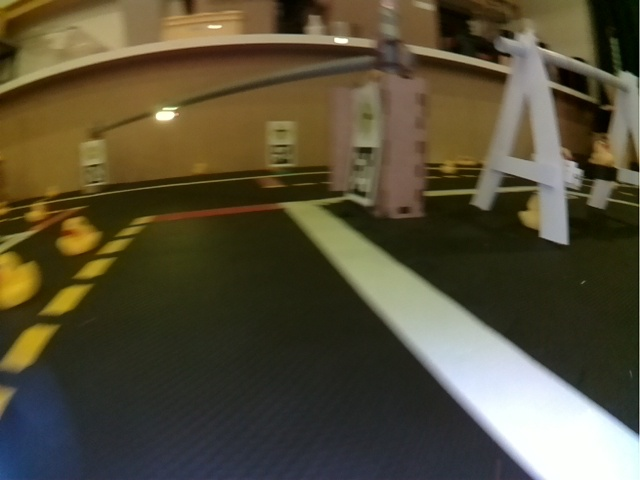
#> input picture tradMethod_edoardo/test_images/b_BR_1_educk_frame00027.jpg, 640 x 480 px; its folder holds only this picture in this run
$ python main.py
#> lines starting #> are read from the running program, lines starting #| are printed output that depends on the picture; after the words box and inside, x2 and y2 are one past the last pixel; in counts of white or black regions, pixels touching at a corner belong together
### tradMethod_edoardo/line_detector_DT.py
import cv2
import numpy as np
from collections import namedtuple

class LineDetectorHSV:
    """ LineDetectorHSV """

    def __init__(self):
        # Images to be processed
        self.bgr = np.empty(0)
        self.hsv = np.empty(0)
        self.edges = np.empty(0)

        self.dilation_kernel_size = 5
        self.canny_thresholds = np.array([80, 200])

        self.hough_threshold = 2
        self.hough_min_line_length = 3
        self.hough_max_line_gap = 1

        self.hsv_white1 =  np.array([0,0,150])
        self.hsv_white2 = np.array([250,100,255])
        self.hsv_yellow1 = np.array([25,140,100])
        self.hsv_yellow2 = np.array([45,255,255])
        self.hsv_red1 = np.array([0,140,100])
        self.hsv_red2 = np.array([15,255,255])
        self.hsv_red3 = np.array([165,140,100])
        self.hsv_red4 = np.array([180,255,255])

    def _colorFilter(self, color):
        # threshold colors in HSV space
        if color == 'white':
            bw = cv2.inRange(self.hsv, self.hsv_white1, self.hsv_white2)
        elif color == 'yellow':
            bw = cv2.inRange(self.hsv, self.hsv_yellow1, self.hsv_yellow2)
        elif color == 'red':
            bw1 = cv2.inRange(self.hsv, self.hsv_red1, self.hsv_red2)
            bw2 = cv2.inRange(self.hsv, self.hsv_red3, self.hsv_red4)
            bw = cv2.bitwise_or(bw1, bw2)
        else:
            raise Exception('Error: Undefined color strings...')

        # binary dilation
        kernel = cv2.getStructuringElement(cv2.MORPH_ELLIPSE,
                                           (self.dilation_kernel_size, self.dilation_kernel_size))
        bw = cv2.dilate(bw, kernel, iterations = 5)
        # refine edge for certain color
        edge_color = cv2.bitwise_and(bw, self.edges)
        # edge_color = self.edges for debugging


        return bw, edge_color

    def _findEdge(self, gray):
        edges = cv2.Canny(gray, self.canny_thresholds[0], self.canny_thresholds[1], apertureSize=3)
        return edges

    def _HoughLine(self, edge):
        lines = cv2.HoughLinesP(edge, 1, np.pi / 180, self.hough_threshold, np.empty(1),
                                self.hough_min_line_length, self.hough_max_line_gap)
        if lines is not None:
            lines = np.array(lines[:, 0])
        else:
            lines = []
        return lines

    def _checkBounds(self, val, bound):
        val[val < 0] = 0
        val[val >= bound] = bound - 1
        return val

    def _correctPixelOrdering(self, lines, normals):
        flag = ((lines[:, 2] - lines[:, 0]) * normals[:, 1] - (lines[:, 3] - lines[:, 1]) * normals[:, 0]) > 0
        for i in range(len(lines)):
            if flag[i]:
                x1, y1, x2, y2 = lines[i, :]
                lines[i, :] = [x2, y2, x1, y1]

    def _findNormal(self, bw, lines):
        normals = []
        centers = []
        if len(lines) > 0:

            length = np.sum((lines[:, 0:2] - lines[:, 2:4]) ** 2, axis=1, keepdims=True) ** 0.5 #pyt theorem
            dx = 1.* (lines[:, 3:4] - lines[:, 1:2]) / length
            dy = 1.* (lines[:, 0:1] - lines[:, 2:3]) / length

            centers = np.hstack([(lines[:, 0:1] + lines[:, 2:3]) / 2, (lines[:, 1:2] + lines[:, 3:4]) / 2]) #get centre coords
            x3 = (centers[:, 0:1] - 3.*dx).astype('int')
            y3 = (centers[:, 1:2] - 3.*dy).astype('int')
            x4 = (centers[:, 0:1] + 3.*dx).astype('int')
            y4 = (centers[:, 1:2] + 3.*dy).astype('int')
            x3 = self._checkBounds(x3, bw.shape[1])
            y3 = self._checkBounds(y3, bw.shape[0])
            x4 = self._checkBounds(x4, bw.shape[1])
            y4 = self._checkBounds(y4, bw.shape[0])
            flag_signs = (np.logical_and(bw[y3, x3] > 0, bw[y4, x4] == 0)).astype('int') * 2 - 1
            normals = np.hstack([dx, dy]) * flag_signs

            """ # Old code with lists and loop, performs 4x slower
            for cnt,line in enumerate(lines):
                x1,y1,x2,y2 = line
                dx = 1.*(y2-y1)/((x1-x2)**2+(y1-y2)**2)**0.5
                dy = 1.*(x1-x2)/((x1-x2)**2+(y1-y2)**2)**0.5
                x3 = int((x1+x2)/2. - 3.*dx)
                y3 = int((y1+y2)/2. - 3.*dy)
                x4 = int((x1+x2)/2. + 3.*dx)
                y4 = int((y1+y2)/2. + 3.*dy)
                x3 = self._checkBounds(x3, bw.shape[1])
                y3 = self._checkBounds(y3, bw.shape[0])
                x4 = self._checkBounds(x4, bw.shape[1])
                y4 = self._checkBounds(y4, bw.shape[0])
                if bw[y3,x3]>0 and bw[y4,x4]==0:
                    normals[cnt,:] = [dx, dy]
                else:
                    normals[cnt,:] = [-dx, -dy]
            """
            self._correctPixelOrdering(lines, normals)
        return centers, normals

    def detectLines(self, color):

        bw, edge_color = self._colorFilter(color)
        lines = self._HoughLine(edge_color)
        centers, normals = self._findNormal(bw, lines)

        Detections = namedtuple('Detections',
                        ['lines','normals','area','centers'])

        return Detections(lines=lines, normals=normals, area=bw, centers=centers)

    def setImage(self, bgr):

        self.bgr = np.copy(bgr)
        self.hsv = cv2.cvtColor(bgr, cv2.COLOR_BGR2HSV)
        self.edges = self._findEdge(self.bgr)

    def getImage(self):
        return self.bgr

### tradMethod_edoardo/plotter.py
import numpy as np
import cv2

__all__ = [
    'color_segment',
    'drawNormals',
    'drawLines',
    'drawNormals2',
]

# draw line segments
def drawLines(bgr, lines, paint, p1_color=(0,255,0), p2_color=(0,0,255)):
    if len(lines)>0:
        for x1,y1,x2,y2 in lines:
            cv2.line(bgr, (x1,y1), (x2,y2), paint, 2)
            if p1_color is not None:
                cv2.circle(bgr, (x1,y1), 2, p1_color)
            if p2_color is not None:
                cv2.circle(bgr, (x2,y2), 2, p2_color)
    return bgr

# draw segment normals
# [57 lines left out: functions drawNormals, drawNormals2, color_segment, not called in this run]

def plotterDET(bgr, lines, paint, centers, normals): #, area_white, area_red, area_yellow):

    bgr = drawLines(bgr, lines, paint, p1_color=(0,255,0), p2_color=(0,0,255))
    # bgr = drawNormals(bgr, lines, normals)
    # bgr = drawNormals2(bgr, centers, normals, paint)
    # bgr = color_segment(area_white, area_red, area_yellow)
    return bgr

### tradMethod_edoardo/main.py
from line_detector_DT import LineDetectorHSV
import os
import cv2
from plotter import plotterDET

def image_cutter(frame):
    cut_off_height = 160
    # print('Initial size: ')
    # print(frame.shape)
    frame = frame[cut_off_height:, :, :]
    # print('Resized to: ')
    # print(frame.shape)
    return frame


if __name__ == '__main__':


	#detector opbject
	detector = LineDetectorHSV()
	test_img_dir = './test_images'

	iteration = 0

	for test_img in os.listdir(test_img_dir):

		iteration += 1


		frame = cv2.imread(os.path.join(test_img_dir, test_img))
#> frame is the input picture: shape (480, 640, 3); mean B, G, R 55.4, 78.1, 85.3
		frame = image_cutter(frame)
#> in image_cutter, `frame = frame[cut_off_height:, :, :]`:
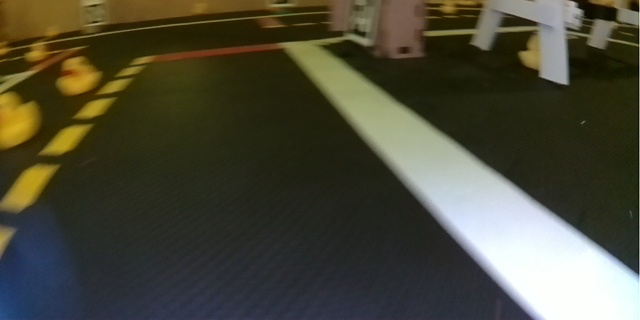
#> frame: shape (320, 640, 3); mean of channels 0, 1, 2 55.8, 72.5, 73.8; drawn as B, G, R

		detector.setImage(frame) #put image into detector machine
#> in _findEdge, `edges = cv2.Canny(gray, self.canny_thresholds[0], self.canny_threshold..`:
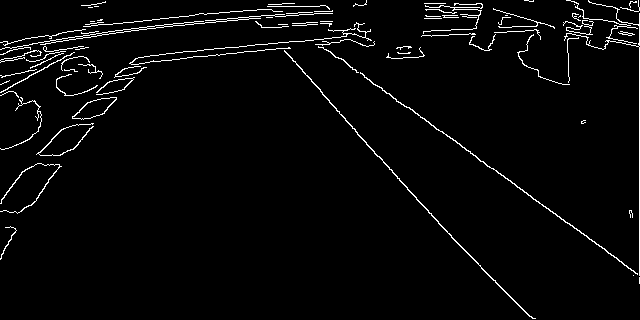
#> edges: shape (320, 640); 3% white in thin lines or dots

		bw, edge_color = detector._colorFilter('white')
#> in _colorFilter, `bw = cv2.inRange(self.hsv, self.hsv_white1, self.hsv_white2)`:
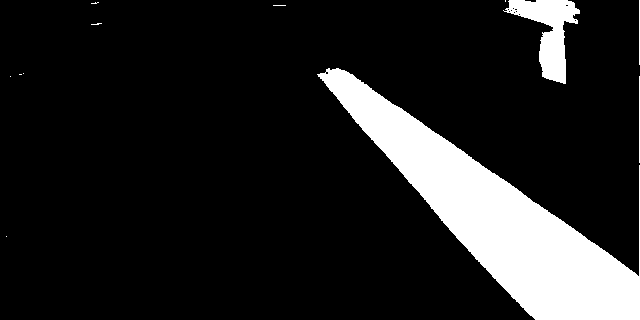
#> bw: shape (320, 640); 13.4% white; 12 white regions (8 under 20 px), largest, box (x1, y1, x2, y2) and area: (317, 68, 640, 320) 24642, (503, 0, 580, 84) 2667, (639, 76, 640, 163) 87, (639, 0, 640, 65) 65
#> in _colorFilter, `bw = cv2.dilate(bw, kernel, iterations = 5)`:
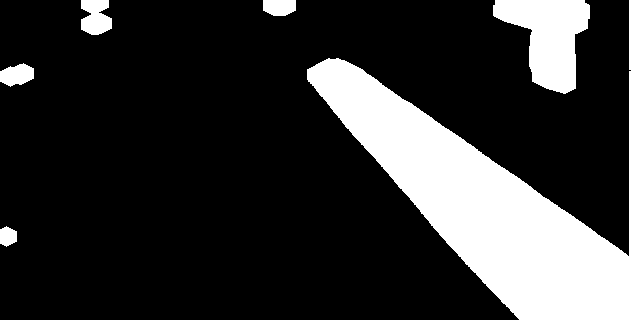
#> bw: shape (320, 640); 20.7% white; 6 white regions, box (x1, y1, x2, y2) and area: (307, 0, 640, 320) 34827, (493, 0, 590, 94) 5315, (81, 0, 112, 35) 853, (0, 63, 34, 87) 573, (263, 0, 296, 16) 468, (0, 226, 17, 247) 273
#> in _colorFilter, `edge_color = cv2.bitwise_and(bw, self.edges)`:
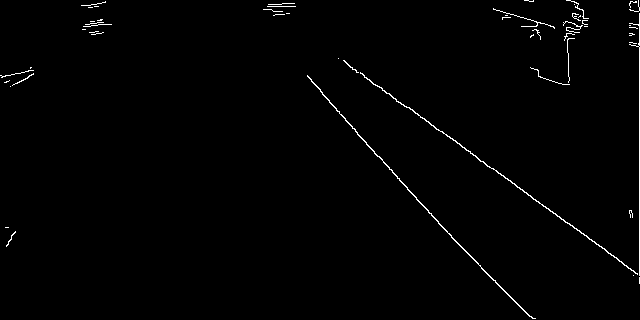
#> edge_color: shape (320, 640); 1% white in thin lines or dots

		Detections = detector.detectLines('white')
#> in _HoughLine, `lines = cv2.HoughLinesP(edge, 1, np.pi / 180, self.hough_threshold, np..`: lines = 115 rows, first 6: [348, 122, 377, 156], [89, 32, 93, 32], [413, 111, 443, 133], [639, 220, 639, 13], [485, 272, 532, 318], [579, 29, 582, 23]
#> in _findNormal, `length = np.sum((lines[:, 0:2] - lines[:, 2:4]) ** 2, axis=1, keepdims..`: length = 115 values, max 207 at index 3, min 3 at index 18, mean 12.09
#> in _findNormal, `dx = 1.* (lines[:, 3:4] - lines[:, 1:2]) / length`: dx = 115 values, max 1 at index 30, min -1 at index 3, mean 0.0697
#> in _findNormal, `dy = 1.* (lines[:, 0:1] - lines[:, 2:3]) / length`: dy = 115 values, max 0 at index 3, min -1 at index 1, mean -0.729
#> in _findNormal, `centers = np.hstack([(lines[:, 0:1] + lines[:, 2:3]) / 2, (lines[:, 1:..`: centers = 115 pairs, first value 6.5 to 639, second value 0 to 306.5
#> in _findNormal, `x3 = (centers[:, 0:1] - 3.*dx).astype('int')`: x3 = 115 values, max 642 at index 3, min 7 at index 39, mean 416.4
#> in _findNormal, `y3 = (centers[:, 1:2] - 3.*dy).astype('int')`: y3 = 115 values, max 308 at index 25, min 2 at index 107, mean 97.84
#> in _findNormal, `x4 = (centers[:, 0:1] + 3.*dx).astype('int')`: x4 = 115 values, max 642 at index 30, min 5 at index 67, mean 416.9
#> in _findNormal, `y4 = (centers[:, 1:2] + 3.*dy).astype('int')`: y4 = 115 values, max 304 at index 25, min -3 at index 76, mean 93.45
#> in _findNormal, `x3 = self._checkBounds(x3, bw.shape[1])`: x3 = 115 values, max 639 at index 3, min 7 at index 39, mean 416.4
#> in _findNormal, `x4 = self._checkBounds(x4, bw.shape[1])`: x4 = 115 values, max 639 at index 30, min 5 at index 67, mean 416.8
#> in _findNormal, `y4 = self._checkBounds(y4, bw.shape[0])`: y4 = 115 values, max 304 at index 25, min 0 at index 34, mean 93.54
#> in _findNormal, `flag_signs = (np.logical_and(bw[y3, x3] > 0, bw[y4, x4] == 0)).astype(..`: flag_signs = 115 values, max 1 at index 72, min -1 at index 0, mean -0.948
#> in _findNormal, `normals = np.hstack([dx, dy]) * flag_signs`: normals = 115 pairs, first value -1 to 1, second value -0.753 to 1
#> the loop in _correctPixelOrdering, `for i in range(len(lines)):` made 115 passes
#> after the loop in _correctPixelOrdering, `for i in range(len(lines)):`: lines = 115 rows, first 6: [377, 156, 348, 122], [93, 32, 89, 32], [443, 133, 413, 111], [639, 13, 639, 220], [532, 318, 485, 272], [582, 23, 579, 29]

		print('Frame dims: ', frame.shape)
#| Frame dims:  (320, 640, 3)

		print('Detection number: ', iteration)
		print()
		# print(Detections)

		result = plotterDET(frame, Detections.lines, (0, 255, 0), Detections.centers, Detections.normals)
#> the loop in drawLines, `for x1,y1,x2,y2 in lines:` made 115 passes
#> after the loop in drawLines, `for x1,y1,x2,y2 in lines:`:
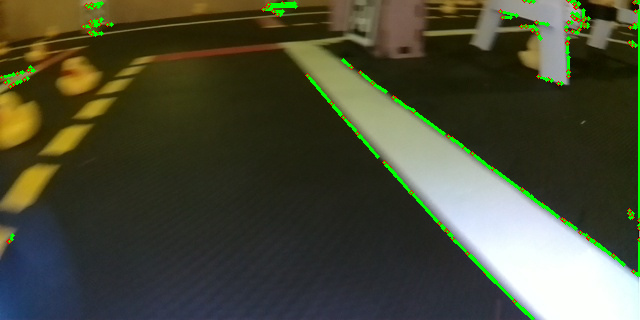
#> bgr: shape (320, 640, 3); mean of channels 0, 1, 2 54.2, 75.5, 72.7; drawn as B, G, R
		# plotterDET(bgr, lines, paint, centers, normals, area_white, area_red, area_yellow)

		cv2.imwrite('./output_images/{}'.format(test_img), bw)
		cv2.imshow("thresholded{}".format(test_img), result)
		cv2.waitKey(0)
		cv2.destroyAllWindows()

$ run again, on tradMethod_edoardo/test_images/b_BR_1_educk_frame00053.jpg
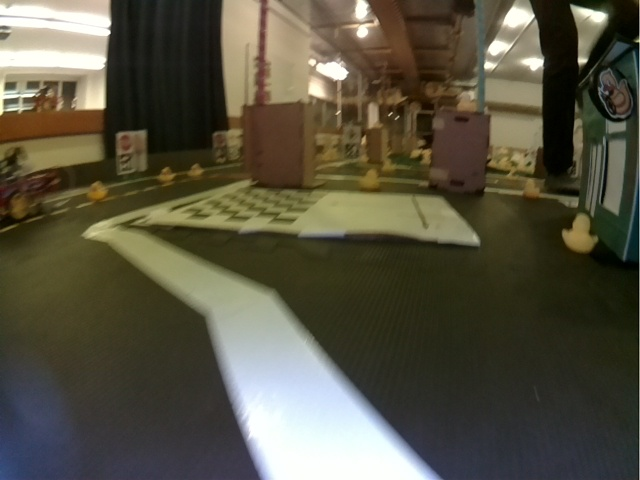
#> input picture tradMethod_edoardo/test_images/b_BR_1_educk_frame00053.jpg, 640 x 480 px
#> frame is the input picture: shape (480, 640, 3); mean B, G, R 65.3, 82.6, 86.6
#> frame: shape (320, 640, 3)
#> self.hsv: shape (320, 640, 3); mean H, S, V 48.4, 94.1, 84.6
#> in _findEdge, `edges = cv2.Canny(gray, self.canny_thresholds[0], self.canny_threshold..`:
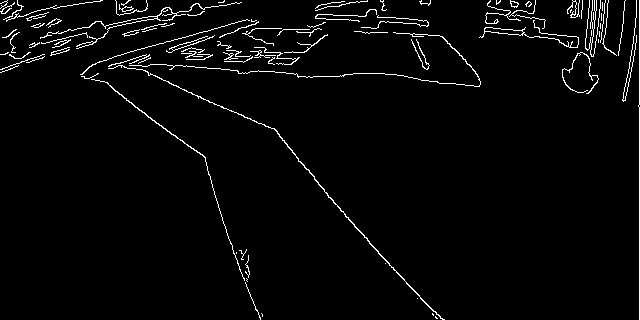
#> edges: shape (320, 640); 3% white in thin lines or dots
#> edge_color: shape (320, 640); 1.4% white in thin lines or dots, all inside (x1, y1, x2, y2) = (80, 0, 640, 320)
#> in _HoughLine, `lines = cv2.HoughLinesP(edge, 1, np.pi / 180, self.hough_threshold, np..`: lines = 199 rows, first 6: [379, 254, 383, 257], [353, 223, 357, 229], [254, 51, 258, 52], [639, 9, 639, 0], [89, 78, 94, 75], [217, 45, 220, 42]
#> length = 199 values, max 56 at index 20, min 3 at index 25, mean 8.26
#> dx = 199 values, max 1 at index 63, min -1 at index 3, mean 0.0282
#> dy = 199 values, max 0 at index 3, min -1 at index 6, mean -0.709
#> in _findNormal, `centers = np.hstack([(lines[:, 0:1] + lines[:, 2:3]) / 2, (lines[:, 1:..`: centers = 199 pairs, first value 82.5 to 639, second value 1 to 314.5
#> in _findNormal, `x3 = (centers[:, 0:1] - 3.*dx).astype('int')`: x3 = 199 values, max 642 at index 3, min 82 at index 156, mean 304.5
#> y3 = 199 values, max 315 at index 153, min 3 at index 180, mean 105.8
#> in _findNormal, `x4 = (centers[:, 0:1] + 3.*dx).astype('int')`: x4 = 199 values, max 642 at index 111, min 82 at index 103, mean 304.6
#> in _findNormal, `y4 = (centers[:, 1:2] + 3.*dy).astype('int')`: y4 = 199 values, max 313 at index 153, min -1 at index 180, mean 101.6
#> in _findNormal, `x3 = self._checkBounds(x3, bw.shape[1])`: x3 = 199 values, max 639 at index 3, min 82 at index 156, mean 304.3
#> in _findNormal, `x4 = self._checkBounds(x4, bw.shape[1])`: x4 = 199 values, max 639 at index 111, min 82 at index 103, mean 304.6
#> in _findNormal, `y4 = self._checkBounds(y4, bw.shape[0])`: y4 = 199 values, max 313 at index 153, min 0 at index 50, mean 101.6
#> flag_signs = 199 values, max 1 at index 12, min -1 at index 0, mean -0.799
#> in _findNormal, `normals = np.hstack([dx, dy]) * flag_signs`: normals = 199 pairs, first value -1 to 1, second value -1 to 1
#> the loop in _correctPixelOrdering, `for i in range(len(lines)):` made 199 passes
#> after the loop in _correctPixelOrdering, `for i in range(len(lines)):`: lines = 199 rows, first 6: [383, 257, 379, 254], [357, 229, 353, 223], [258, 52, 254, 51], [639, 0, 639, 9], [94, 75, 89, 78], [220, 42, 217, 45]
#| Frame dims:  (320, 640, 3)
#> the loop in drawLines, `for x1,y1,x2,y2 in lines:` made 199 passes
#> after the loop in drawLines, `for x1,y1,x2,y2 in lines:`:
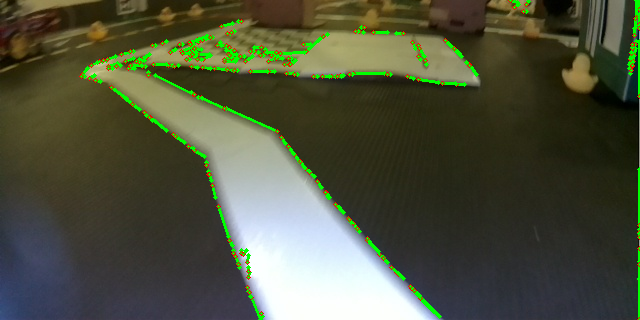
#> bgr: shape (320, 640, 3); mean of channels 0, 1, 2 61.3, 82.8, 78.3; drawn as B, G, R
